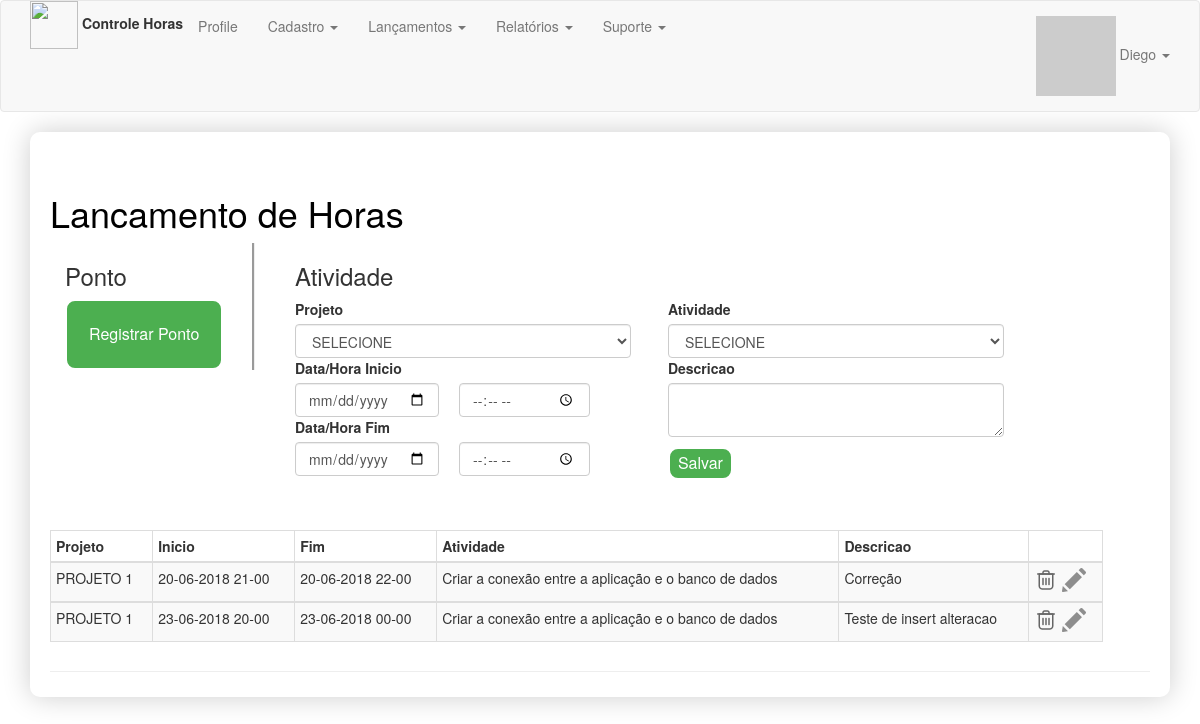
Page /lancamentos/ (signed in) on the earlier database version.
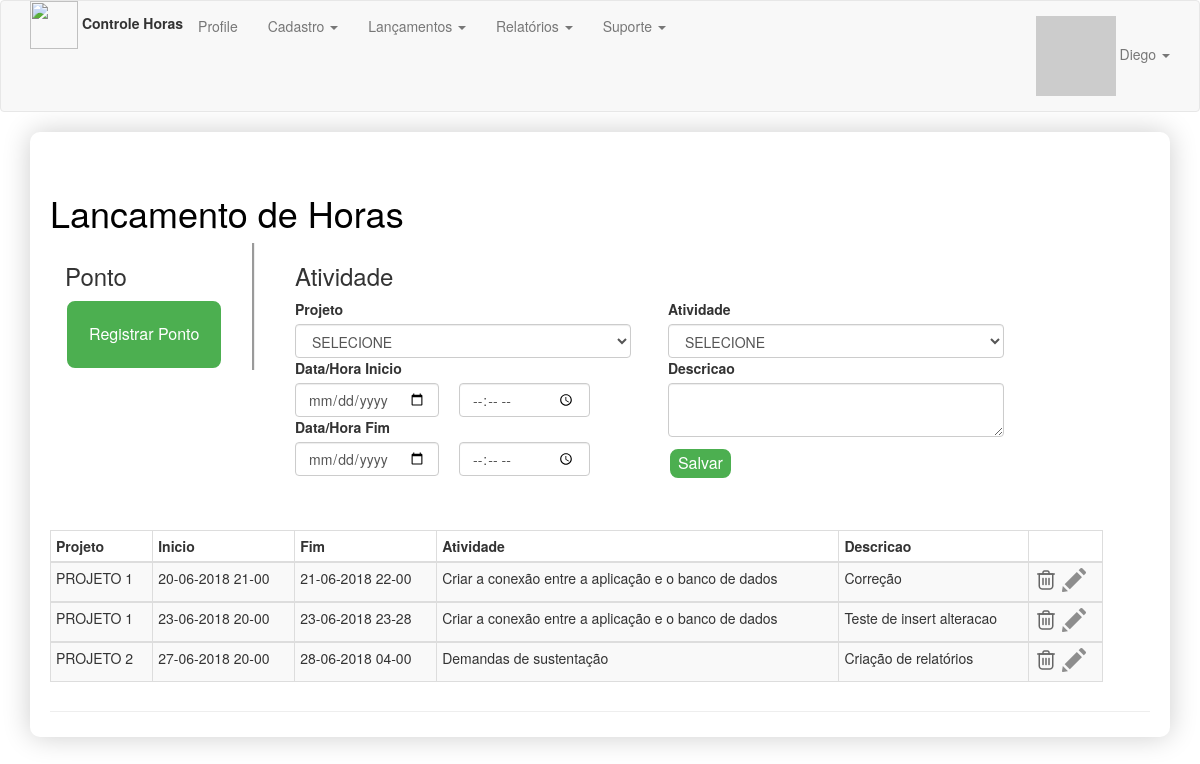
Same page on the later database version.
### app/models.py (models this page shows)
class LancamentoHoras(db.Model):
    __tablename__ = 'lancamento_horas'
    id = db.Column(db.Integer, primary_key=True, autoincrement=True)
    data_hora_inicio = db.Column(db.DateTime)
    data_hora_fim = db.Column(db.DateTime)
    atividade_id = db.Column(db.Integer, db.ForeignKey('atividade.id'))
    projeto_id = db.Column(db.Integer, db.ForeignKey('projeto.id'))
    funcionario_id = db.Column(db.Integer, db.ForeignKey('funcionario.id'))
    descricao = db.Column(db.Text())
    funcionarios = db.relationship('Funcionario', backref="funcionariosHoras", lazy=True)
    projetos = db.relationship('Projeto', backref="projetosHoras", lazy=True)
    atividades = db.relationship('Atividade', backref="atividadesHoras", lazy=True)

class Projeto(db.Model):
    __tablename__= 'projeto'
    id = db.Column(db.Integer, primary_key=True, autoincrement=True)
    nome = db.Column(db.Text())
    cliente_id = db.Column(db.Integer, db.ForeignKey('clientes.id'))
    descricao = db.Column(db.Text())
    clientes = db.relationship('Cliente', backref="clientes", lazy=True)

class Atividade(db.Model):
    __tablename__= 'atividade'
    id = db.Column(db.Integer, primary_key=True, autoincrement=True)
    descricao = db.Column(db.Text())

### app/lancamentos/routes.py (the view)
@lancamentos.route('/')
def carregarLancamentos():
    user = User.query.filter_by(email=session["session_name"]).first_or_404()
    funcionario = Funcionario.query.filter(Funcionario.matricula == user.id).first()
    atividade = Atividade.query.all()
    projeto = FuncionarioProjeto.query.join(FuncionarioProjeto.projetos).filter(FuncionarioProjeto.funcionario_id == funcionario.id).all()
    dataHoje = datetime.now().date()
    temPonto = Ponto.query.filter(Ponto.funcionario_id == funcionario.id, Ponto.data_lancamento == dataHoje).first()
    atividadeLancList = LancamentoHoras.query.join(LancamentoHoras.projetos).join(LancamentoHoras.atividades).filter(\
        LancamentoHoras.funcionario_id == funcionario.id).order_by(LancamentoHoras.data_hora_inicio)
    return render_template('lancamentos/lancamentosCadastro.html', projetoList=projeto, atividadeList=atividade, temPonto=temPonto, dataHoje=dataHoje, atividadeLancList=atividadeLancList)

### app/models.py (called while the page is built)
@login_manager.user_loader
def load_user(user_id):
    return User.query.get(int(user_id))

    def gravatar(self, size=100, default='identicon', rating='g'):
        if request.is_secure:
            url = 'https://secure.gravatar.com/avatar'
        else:
            url = 'http://www.gravatar.com/avatar'
        hash = self.avatar_hash or hashlib.md5(self.email.encode('utf-8')).hexdigest()
        return "{url}/{hash}?s={size}&d={default}&r={rating}".format(url=url, hash=hash, size=size, default=default, rating=rating)

### app/templates/lancamentos/lancamentosCadastro.html (shortened to what the changed rows need)
{% extends "base.html" %}
{% import "bootstrap/wtf.html" as wtf %}
{% block page_content %}
<div class="page-header" style="">
    <div class="container">
        <div class="row">
            <h1>Lancamento de Horas</h1>
            <div class="col-sm-12">
                <div class="row" style="padding-top:50px;">
                    <form method="post" action="/lancamentos/removerAtividade">
                        <div class="table-responsive">
                            <table class="table table-striped table-bordered table-hover table-condensed"
                                   style="width:90%">
                                <thead class="thead-dark">
                                <tr>
                                    <th>Projeto</th>
                                    <th>Inicio</th>
                                    <th>Fim</th>
                                    <th>Atividade</th>
                                    <th>Descricao</th>
                                    <th></th>
                                </tr>
                                </thead>
                                {% for atividade in atividadeLancList %}
                                <tbody>
                                <tr>
                                    <td>{{atividade.projetos.nome}}</td>
                                    <td>{{atividade.data_hora_inicio.strftime("%d-%m-%Y %H-%M")}}</td>
                                    <td>{{atividade.data_hora_fim.strftime("%d-%m-%Y %H-%M")}}</td>
                                    <td>{{atividade.atividades.descricao}}</td>
                                    <td>{{atividade.descricao}}</td>
                                    <td width="7%">
                                        <input type="image"
                                               src="{{ url_for('static', filename='imagens/remover.png') }}"
                                               width="24"
                                               height="24" value="{{atividade.id}}" name="remover">
                                        <input type="image" src="{{ url_for('static', filename='imagens/edit.png') }}"
                                               width="24"
                                               height="24" value="{{atividade.id}}" name="edit"></td>
                                </tr>
                                </tbody>
                                {% endfor %}
                            </table>
                        </div>
                    </form>
                </div>
            </div>
        </div>
    </div>
</div>
{% endblock %}

Differences in the rows shown:
changed LancamentoHoras "Correção": data_hora_fim "20-06-2018 22-00" → "21-06-2018 22-00"
changed LancamentoHoras "Teste de insert alteracao": data_hora_fim "23-06-2018 00-00" → "23-06-2018 23-28"
added LancamentoHoras: projetos.nome "PROJETO 2", data_hora_inicio "27-06-2018 20-00", data_hora_fim "28-06-2018 04-00", atividades.descricao "Demandas de sustentação", descricao "Criação de relatórios"
